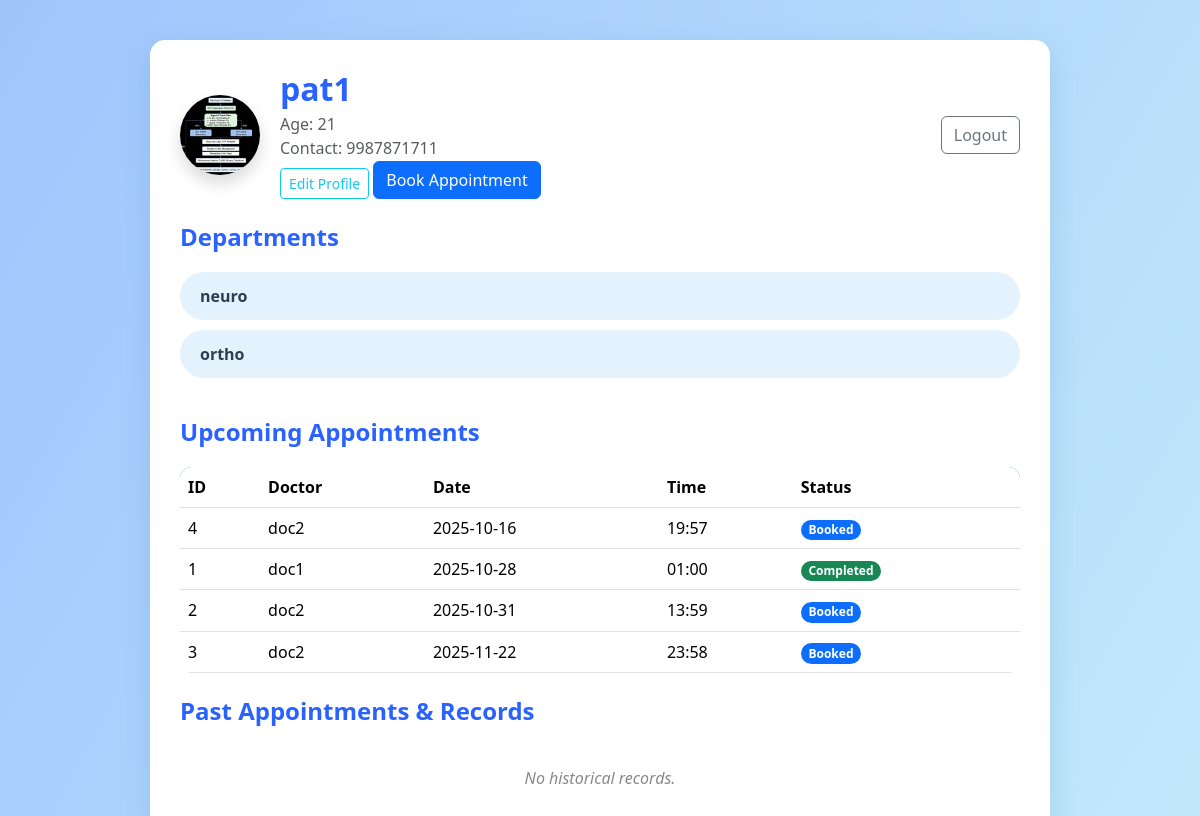
/patient (signed in), run on an earlier commit of the app's database.
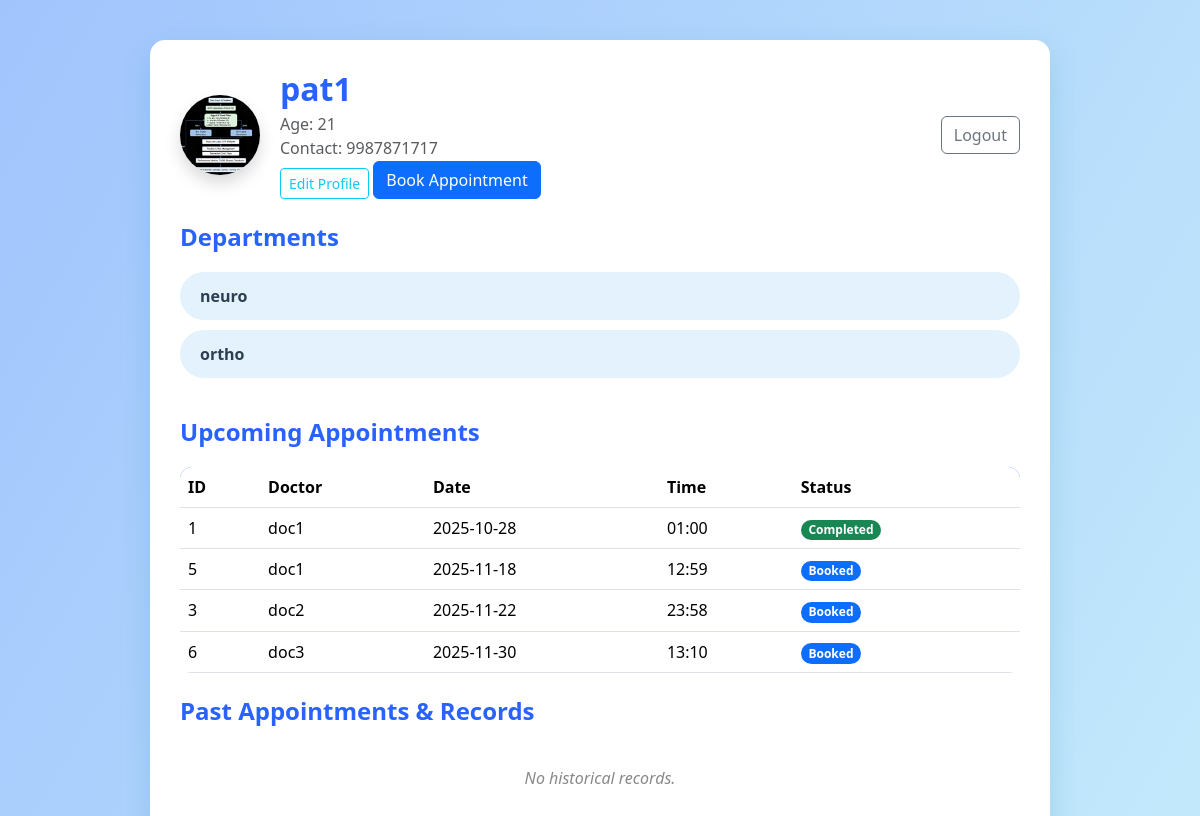
And on a later commit of the database.
### tables this page shows
CREATE TABLE patients (
    id INTEGER PRIMARY KEY,  -- links to users.id
    name TEXT NOT NULL,
    contact TEXT
, age INTEGER, pfp TEXT);

CREATE TABLE users (
    id INTEGER PRIMARY KEY AUTOINCREMENT,
    username TEXT UNIQUE NOT NULL,
    password TEXT NOT NULL,
    role TEXT NOT NULL CHECK(role IN ('admin', 'doctor', 'patient'))
);

CREATE TABLE departments (
    id INTEGER PRIMARY KEY AUTOINCREMENT,
    name TEXT UNIQUE NOT NULL,
    overview TEXT
);

CREATE TABLE appointments (
    id INTEGER PRIMARY KEY AUTOINCREMENT,
    doctor_id INTEGER NOT NULL,
    patient_id INTEGER NOT NULL,
    date TEXT NOT NULL,
    time TEXT NOT NULL,
    status TEXT NOT NULL CHECK(status IN ('Booked', 'Completed', 'Cancelled')),
    diagnosis TEXT,
    prescription TEXT,
    notes TEXT,
    FOREIGN KEY (doctor_id) REFERENCES users(id),
    FOREIGN KEY (patient_id) REFERENCES users(id)
);

### app.py (the view)
@app.route('/patient')
def patient_dashboard():
    if 'user_id' not in session or session.get('role') != 'patient':
        return redirect(url_for('login'))
    user_id = session['user_id']
    db = get_db()
    user = db.execute('SELECT username FROM users WHERE id = ?', (user_id,)).fetchone()
    if not user:
        return "User not found!", 404
    patient_name = user[0]
    patient = db.execute('SELECT contact, age, pfp FROM patients WHERE id = ?', (user_id,)).fetchone()
    patient_contact = patient[0] if patient else ''
    patient_age = patient[1] if patient else ''
    patient_pfp = patient[2] if patient else None
    departments = db.execute('SELECT id, name FROM departments').fetchall()
    appointments = db.execute(
        '''
        SELECT a.id, u.username, a.date, a.time, a.status
        FROM appointments a
          JOIN users u ON a.doctor_id = u.id
        WHERE a.patient_id = ?
        ORDER BY a.date, a.time
        ''',
        (user_id,)
    ).fetchall()
    return render_template(
        'patient_dashboard.html',
        patient_name=patient_name,
        patient_contact=patient_contact,
        patient_age=patient_age,
        patient_pfp=patient_pfp,
        departments=departments,
        upcoming_appointments=appointments
    )

### app.py (called while the page is built)
def get_db():
    db = getattr(g, '_database', None)
    if db is None:
        db = g._database = sqlite3.connect(DATABASE)
    return db

@app.teardown_appcontext
def close_connection(exception):
    db = getattr(g, '_database', None)
    if db is not None:
        db.close()

### templates/patient_dashboard.html (shortened to what this page needs)
<!doctype html>
<html lang="en">
<head>
    <link href="https://cdn.jsdelivr.net/npm/bootstrap@5.3.2/dist/css/bootstrap.min.css" rel="stylesheet">
</head>
<body>
<div class="dashboard-container">
    <div class="d-flex align-items-center mb-4" style="gap:20px;">
      <img src="{% if patient_pfp %}/static/patient_pfps/{{ patient_pfp }}{% else %}https://ui-avatars.com/api/?name={{ patient_name | urlencode }}&background=5fa8d3&color=fff&size=80{% endif %}"
     class="rounded-circle shadow" width="80" height="80" alt="Profile">
      <div>
        <h2 class="mb-1">{{ patient_name }}</h2>
        <div class="text-muted">Age: {{ patient_age }}</div>
        <div class="text-muted">Contact: {{ patient_contact }}</div>
        <a href="/edit_profile" class="btn btn-sm btn-outline-info mt-2">Edit Profile</a>
        <a href="{{ url_for('book_appointment') }}" class="btn btn-primary">Book Appointment</a>
      </div>
      <a href="/logout" class="btn btn-outline-secondary ms-auto">Logout</a>
    </div>
    <h4>Departments</h4>
    <ul>
      {% for dept in departments %}
        <li class="dept-link" data-dept="{{ dept[0] }}">{{ dept[1] }}</li>
      {% endfor %}
    </ul>
    <h4>Upcoming Appointments</h4>
    {% if upcoming_appointments %}
    <table class="table mb-0">
      <thead>
        <tr>
          <th>ID</th><th>Doctor</th><th>Date</th><th>Time</th><th>Status</th>
        </tr>
      </thead>
      <tbody>
        {% for appt in upcoming_appointments %}
        <tr>
          <td>{{ appt[0] }}</td>
          <td>{{ appt[1] }}</td>
          <td>{{ appt[2] }}</td>
          <td>{{ appt[3] }}</td>
          <td>
            {% if appt[4] == 'Booked' %}
              <span class="badge rounded-pill bg-primary">Booked</span>
            {% elif appt[4] == 'Completed' %}
              <span class="badge rounded-pill bg-success">Completed</span>
            {% elif appt[4] == 'Cancelled' %}
              <span class="badge rounded-pill bg-danger">Cancelled</span>
            {% else %}
              <span class="badge rounded-pill bg-secondary">{{ appt[4] }}</span>
            {% endif %}
          </td>
        </tr>
        {% endfor %}
      </tbody>
    </table>
    {% else %}
    <div class="no-appointments">You have no upcoming appointments.</div>
    {% endif %}
    <h4 class="mt-4">Past Appointments & Records</h4>
    {% if past_appointments %}
    <table class="table">
      <thead>
        <tr>
          <th>Date</th><th>Doctor</th><th>Diagnosis</th><th>Prescription</th><th>Notes</th>
        </tr>
      </thead>
      <tbody>
        {% for appt in past_appointments %}
        <tr>
          <td>{{ appt[2] }}</td>
          <td>{{ appt[1] }}</td>
          <td>{{ appt[5] or '-' }}</td>
          <td>{{ appt[6] or '-' }}</td>
          <td>{{ appt[7] or '-' }}</td>
        </tr>
        {% endfor %}
      </tbody>
    </table>
    {% else %}
    <div class="no-appointments">No historical records.</div>
    {% endif %}
</div>
</body>
</html>

### templates/patient_dashboard.html (style rules this page uses)
body { background: linear-gradient(120deg, #a1c4fd 0%, #c2e9fb 100%); min-height: 100vh; font-family: 'Segoe UI', Tahoma, Geneva, Verdana, sans-serif; color: #2c3e50; }
.dashboard-container { margin: 40px auto; max-width: 900px; background: white; border-radius: 15px; box-shadow: 0 10px 30px rgba(33, 147, 176, 0.2); padding: 30px; }
h2, h4 { color: #2962ff; font-weight: 700; margin-bottom: 20px; }
ul { list-style-type: none; padding-left: 0; margin-bottom: 40px; }
ul li { background-color: #e3f2fd; margin-bottom: 10px; padding: 12px 20px; border-radius: 25px; font-weight: 600; cursor: pointer; transition: background 0.2s; }
table { border-radius: 12px; overflow: hidden; }
thead tr { background-color: #2962ff; color: white; font-weight: 700; }
tbody tr:nth-child(odd) { background-color: #f1f9ff; }
.no-appointments { text-align: center; color: #888; padding: 20px 0; font-style: italic; }

What changed in the data, as far as the page shows it:
removed appointments: id "4", username "doc2", date "2025-10-16", time "19:57", status "Booked"
removed appointments: id "2", username "doc2", date "2025-10-31", time "13:59", status "Booked"
changed patients: contact "9987871711" → "9987871717"
added appointments: id "5", username "doc1", date "2025-11-18", time "12:59", status "Booked"
added appointments: id "6", username "doc3", date "2025-11-30", time "13:10", status "Booked"
